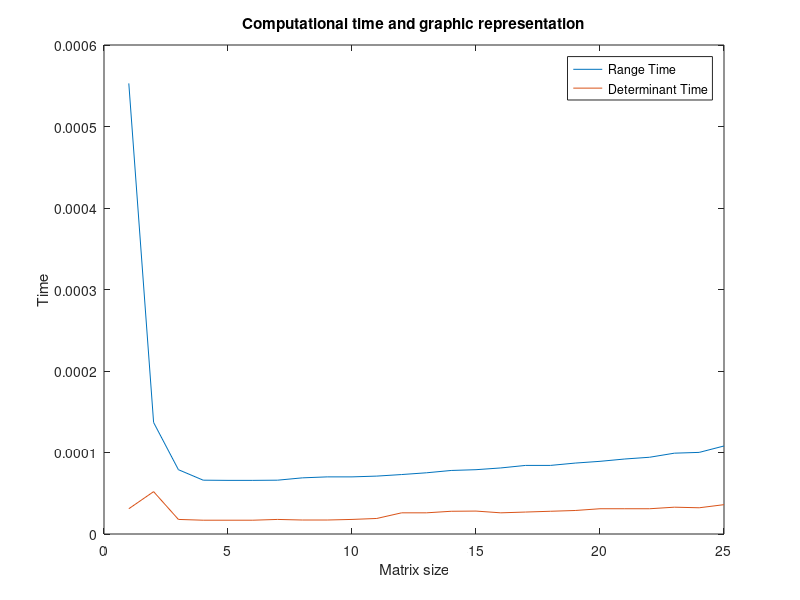

Write the MATLAB code that produced this figure.
% LINES THAT ALWAYS HAVE TO BE: 
% clear variables, 
% close opened windows 
% and clean the comand windows
%-------------------------------------------------------------------------%
clear variables;
close all;
clc;
%-------------------------------------------------------------------------%

% EXERCISE 4: STORAGE FOR THE COMPUTATIONAL TIME.

%{ Matrix with times format:
... rang_time_1  det_time_1
... rang_time_2  det_time_2
...
... rang_time_25 det_time_25
%}
times = zeros(25, 2); % In order to optimizes times, we create a matrix
                      % with zeros, that later is going to be fill in.

% Computes the range and determinant for matrices from 1x1 to 25x25.
for i = 1 : 25
   % 1. Fill-in with random values.
     matrix = rand(i, i);
   
   % 2. Obtain the time necessary for each operation
       % Range
       tic              % Start a stopwath timer for range
       rank(matrix);
       t_ran = toc;     % Returns the elapse time in t_ran
       % Determinant
       tic              % Start a stopwath timer for determinant
       det(matrix);
       t_det = toc;     % Returns the elapse time in t_det

       % Time for the specific matrix is added to the vector with the times.
       times(i, :) = [t_ran, t_det];
end
% 3. Representate the times in the same graphic
    % Graph is generated with the times
    plot(times)
% 4. Adding title, axis label and egend
    % Title
    title('Computational time and graphic representation')
    % Axis
    xlabel('Matrix size')
    ylabel('Time')
    % Legend
    legend('Range Time', 'Determinant Time')
